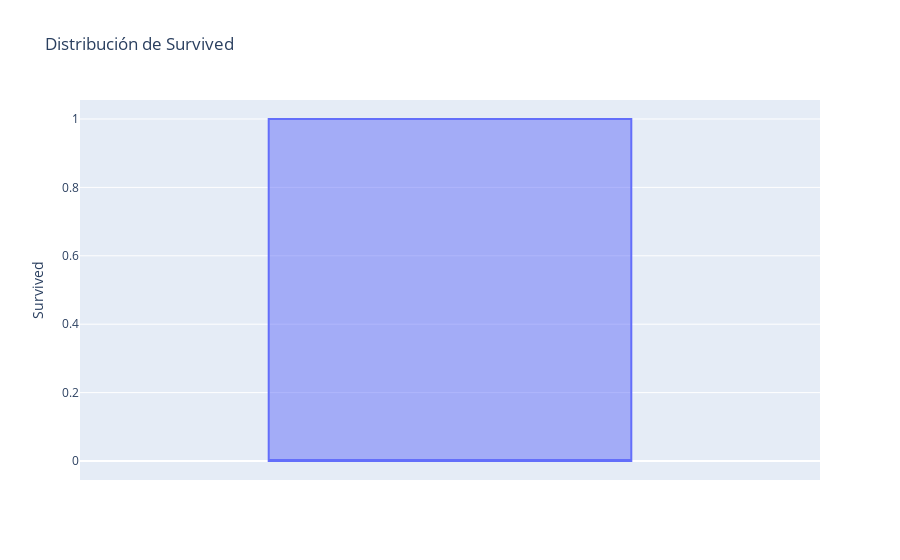
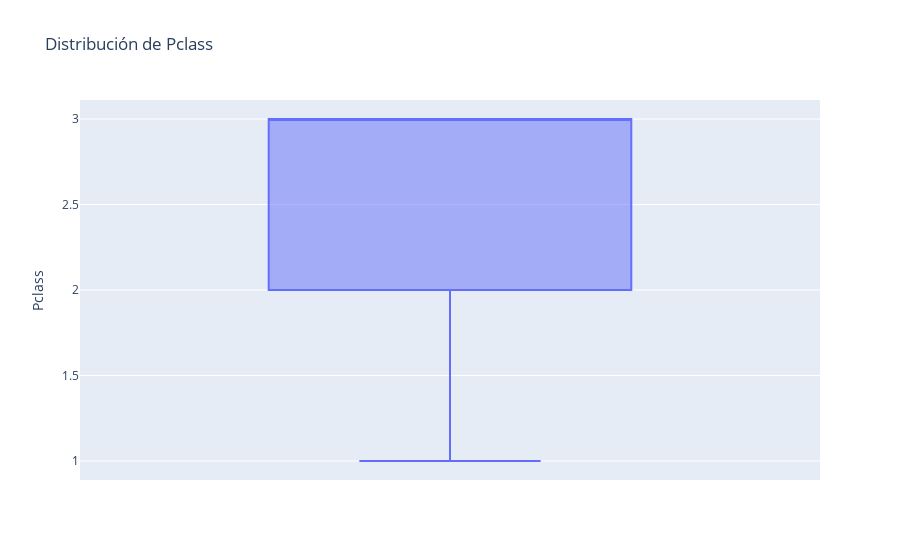
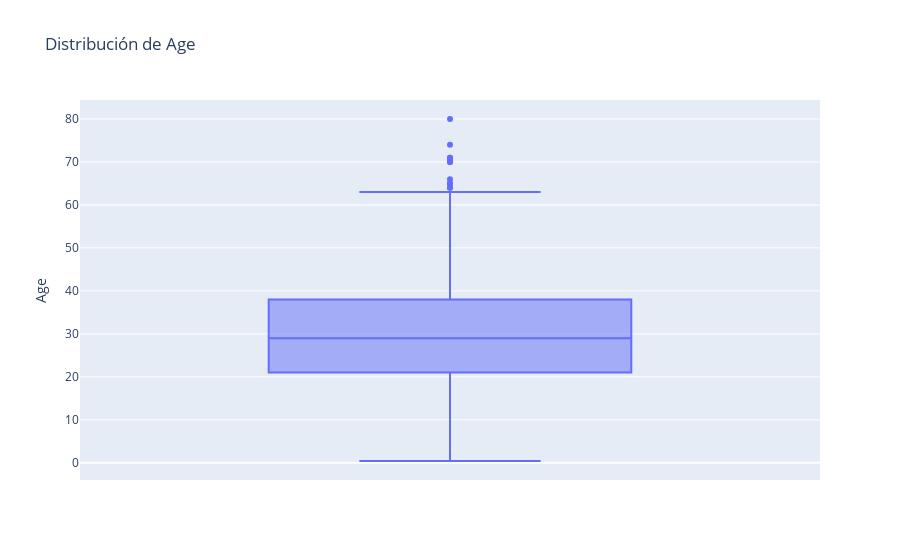
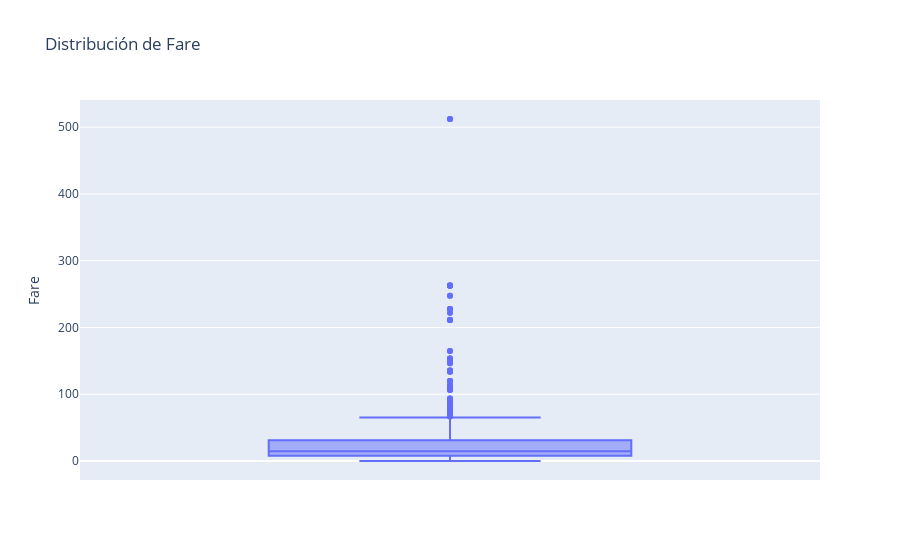

The notebook cell these images were saved under, in order:
### Markdown cell above
### Variables Distribution

### Code cell
for col in df_imputed.select_dtypes(include=['float', 'int']).columns:
    fig = px.box(df_imputed, y=col, title=f'Distribución de {col}')
    fig.show()

### Figure 1 — Plotly figure (JSON) as saved in the notebook; plotly's stock layout.template omitted (floating-point values rounded to 4 significant figures; data arrays with more than 128 entries replaced by an {"elided": "..."} marker saying what was removed)
{"data": [{"alignmentgroup": "True", "hovertemplate": "Survived=%{y}<extra></extra>", "legendgroup": "", "marker": {"color": "#636efa"}, "name": "", "notched": false, "offsetgroup": "", "orientation": "v", "showlegend": false, "type": "box", "x0": " ", "xaxis": "x", "y": {"elided": "891 int values"}, "y0": " ", "yaxis": "y"}], "layout": {"boxmode": "group", "legend": {"tracegroupgap": 0}, "title": {"text": "Distribución de Survived"}, "xaxis": {"anchor": "y", "domain": [0, 1]}, "yaxis": {"anchor": "x", "domain": [0, 1], "title": {"text": "Survived"}}}}

### Figure 2 — Plotly figure (JSON) as saved in the notebook; plotly's stock layout.template omitted (floating-point values rounded to 4 significant figures; data arrays with more than 128 entries replaced by an {"elided": "..."} marker saying what was removed)
{"data": [{"alignmentgroup": "True", "hovertemplate": "Pclass=%{y}<extra></extra>", "legendgroup": "", "marker": {"color": "#636efa"}, "name": "", "notched": false, "offsetgroup": "", "orientation": "v", "showlegend": false, "type": "box", "x0": " ", "xaxis": "x", "y": {"elided": "891 int values"}, "y0": " ", "yaxis": "y"}], "layout": {"boxmode": "group", "legend": {"tracegroupgap": 0}, "title": {"text": "Distribución de Pclass"}, "xaxis": {"anchor": "y", "domain": [0, 1]}, "yaxis": {"anchor": "x", "domain": [0, 1], "title": {"text": "Pclass"}}}}

### Figure 3 — Plotly figure (JSON) as saved in the notebook; plotly's stock layout.template omitted (floating-point values rounded to 4 significant figures; data arrays with more than 128 entries replaced by an {"elided": "..."} marker saying what was removed)
{"data": [{"alignmentgroup": "True", "hovertemplate": "Age=%{y}<extra></extra>", "legendgroup": "", "marker": {"color": "#636efa"}, "name": "", "notched": false, "offsetgroup": "", "orientation": "v", "showlegend": false, "type": "box", "x0": " ", "xaxis": "x", "y": {"elided": "891 float values"}, "y0": " ", "yaxis": "y"}], "layout": {"boxmode": "group", "legend": {"tracegroupgap": 0}, "title": {"text": "Distribución de Age"}, "xaxis": {"anchor": "y", "domain": [0, 1]}, "yaxis": {"anchor": "x", "domain": [0, 1], "title": {"text": "Age"}}}}

### Figure 4 — Plotly figure (JSON) as saved in the notebook; plotly's stock layout.template omitted (floating-point values rounded to 4 significant figures; data arrays with more than 128 entries replaced by an {"elided": "..."} marker saying what was removed)
{"data": [{"alignmentgroup": "True", "hovertemplate": "Fare=%{y}<extra></extra>", "legendgroup": "", "marker": {"color": "#636efa"}, "name": "", "notched": false, "offsetgroup": "", "orientation": "v", "showlegend": false, "type": "box", "x0": " ", "xaxis": "x", "y": {"elided": "891 float values"}, "y0": " ", "yaxis": "y"}], "layout": {"boxmode": "group", "legend": {"tracegroupgap": 0}, "title": {"text": "Distribución de Fare"}, "xaxis": {"anchor": "y", "domain": [0, 1]}, "yaxis": {"anchor": "x", "domain": [0, 1], "title": {"text": "Fare"}}}}
